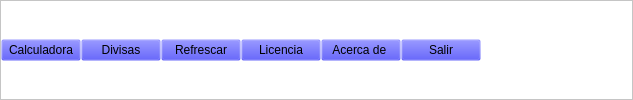
                  <widget class="QFrame" name="Menu2">
                   <property name="styleSheet">
                    <string notr="true">QFrame{
background-color:white;
}

QPushButton{
background-color:#000000ff;
}

QPushButton:hover{
background-color:gray;
color:white;
}</string>
                   </property>
                   <property name="frameShape">
                    <enum>QFrame::StyledPanel</enum>
                   </property>
                   <property name="frameShadow">
                    <enum>QFrame::Raised</enum>
                   </property>
                   <layout class="QHBoxLayout" name="horizontalLayout_12">
                    <property name="spacing">
                     <number>0</number>
                    </property>
                    <property name="leftMargin">
                     <number>0</number>
                    </property>
                    <property name="topMargin">
                     <number>0</number>
                    </property>
                    <property name="rightMargin">
                     <number>0</number>
                    </property>
                    <property name="bottomMargin">
                     <number>0</number>
                    </property>
                    <item>
                     <widget class="QPushButton" name="Calculadora_2">
                      <property name="text">
                       <string>Calculadora</string>
                      </property>
                     </widget>
                    </item>
                    <item>
                     <widget class="QPushButton" name="Divisa_6">
                      <property name="text">
                       <string>Divisas</string>
                      </property>
                     </widget>
                    </item>
                    <item>
                     <widget class="QPushButton" name="Divisa_9">
                      <property name="text">
                       <string>Refrescar</string>
                      </property>
                     </widget>
                    </item>
                    <item>
                     <widget class="QPushButton" name="Divisa_8">
                      <property name="text">
                       <string>Licencia</string>
                      </property>
                     </widget>
                    </item>
                    <item>
                     <widget class="QPushButton" name="Divisa_10">
                      <property name="text">
                       <string>Acerca de </string>
                      </property>
                     </widget>
                    </item>
                    <item>
                     <widget class="QPushButton" name="Divisa_7">
                      <property name="text">
                       <string>Salir</string>
                      </property>
                     </widget>
                    </item>
                    <item>
                     <spacer name="horizontalSpacer_7">
                      <property name="orientation">
                       <enum>Qt::Horizontal</enum>
                      </property>
                      <property name="sizeHint" stdset="0">
                       <size>
                        <width>151</width>
                        <height>11</height>
                       </size>
                      </property>
                     </spacer>
                    </item>
                   </layout>
                  </widget>
